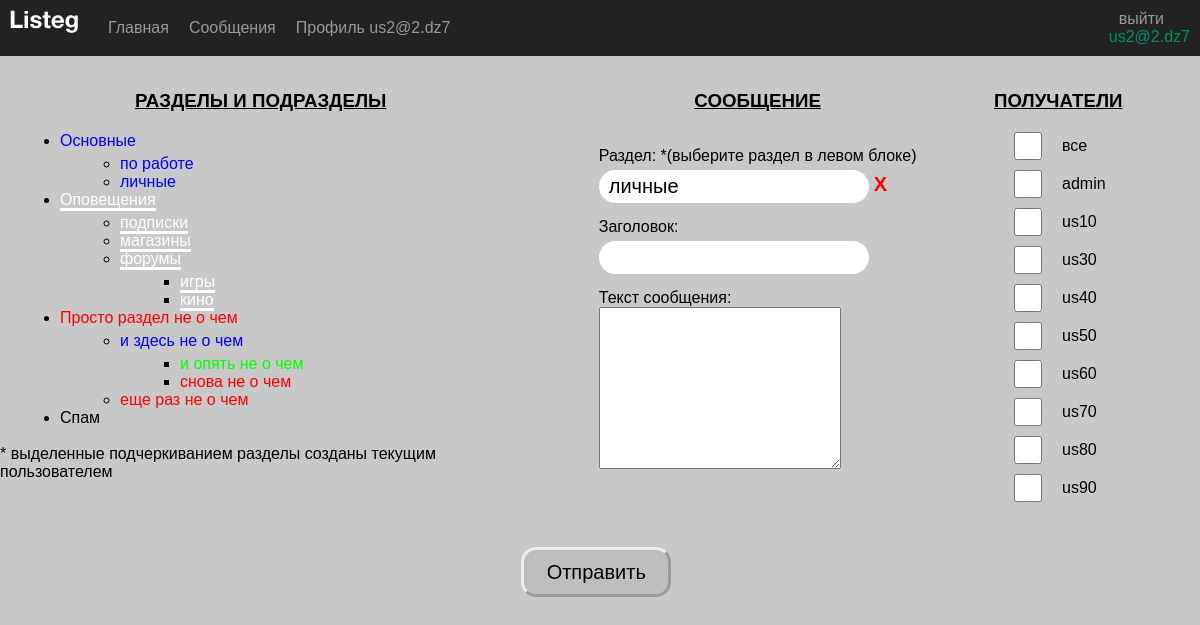
The page /route/msgOut/?parent=3&parentName=личные (signed in) on the database its author committed.
### tables this page shows
CREATE TABLE `sections` (
  `id` int(3) NOT NULL,
  `name` varchar(50) NOT NULL,
  `parent_id` int(3) DEFAULT '0',
  `user_id` int(11) NOT NULL,
  `color_id` int(3) DEFAULT NULL,
  `date_time` datetime NOT NULL DEFAULT CURRENT_TIMESTAMP
);

CREATE TABLE `users` (
  `id` int(11) NOT NULL,
  `user` varchar(255) NOT NULL,
  `email` varchar(255) NOT NULL,
  `phone` varchar(20) DEFAULT NULL,
  `password` char(60) NOT NULL,
  `flag_email_notification` tinyint(1) NOT NULL DEFAULT '0',
  `flag_active` tinyint(1) NOT NULL DEFAULT '0'
);

### helpers/pdo_query.php (called while the page is built, shortened)
<?php
function selectUsers(object $pdo): array
{
    $sql = 'SELECT
            id,
            user,
            email
            FROM `users`';
    $stmt = $pdo->prepare($sql);
    $result = $stmt->execute();
    return $stmt->fetchAll();
}
function selectSection(object $pdo): array
{
    $sql = 'SELECT
                `sections`.id AS sections_id,
                `sections`.name,
                `sections`.parent_id,
                `sections`.user_id,
                `sections`.color_id,
                `colors`.red,
                `colors`.green,
                `colors`.blue,
                `users`.email
            FROM `sections`
            LEFT OUTER JOIN `colors`
            ON `sections`.color_id = `colors`.id
            LEFT OUTER JOIN `users`
            ON `sections`.user_id = `users`.id
            ORDER BY `sections`.parent_id';
    $stmt = $pdo->prepare($sql);
    $result = $stmt->execute();
    $resDB = $stmt->fetchAll();
    $category = [];
    foreach ($resDB  as $sectDB) {
        $category[$sectDB['parent_id']][] = $sectDB;
    };
    return $category;
}

### template/tempUserSection.php (the view, shortened to what this page needs)
<div>
    <?php
    function outTree($parent_id, $level)
    {
        global $category, $linkSections;
        if (isset($category[$parent_id])) {
            echo "<ul class=\"section-list\">";
            foreach ($category[$parent_id] as $value) {
                $color = "rgb(" . $value["red"] . "," . $value["green"] . "," . $value["blue"] . ")";
                echo '<li>
                    <a href="' . $linkSections . '?parent=' . $value['sections_id'] . '&parentName=' . str_replace(" ", "%20", $value['name']) . '" style=" color:' . $color . ';
                                border-bottom: ' .
                    ($value['email'] == $_SESSION['login'] ?
                        ' 3px solid ' . $color
                        : 'none') .
                    '" >' .
                    $value['name'] .
                    '</a>
                </li>';
                $level = $level + 1;
                outTree($value["sections_id"], $level);
                $level = $level - 1;
            }
            echo "</ul>";
        }
    }
    outTree(0, 0);
    ?>
    <br>
    <p>* выделенные подчеркиванием разделы созданы текущим пользователем</p>
</div>

### template/msg/tempMsgCreate.php (shortened to what this page needs)
<?php
$users = selectUsers($pdo);
$users = array_filter(
    $users,
    function ($element) {
        return $element['id'] !== $_SESSION['user_id'];
    }
);
array_unshift($users, ['id' => -1, 'user' => 'все', 'email' => '-----']);
?>
<div class="container-msg">
    <div>
        <h3 class="page-header">РАЗДЕЛЫ И ПОДРАЗДЕЛЫ</h3>
        <?php require $_SERVER['DOCUMENT_ROOT'] . '/template/tempUserSection.php'; ?>
    </div>
    <form action="" method="POST" class="form-msg">
        <div class="container-msg">
            <div class="input-msg">
                <h3 class="page-header">СООБЩЕНИЕ</h3>
                <label class="enter-label" for="section">Раздел: <smal>*(выберите раздел в левом блоке)</smal></label>
                <div class="block-section">
                    <div class="section-name"> <?= $sectionName ?></div>
                    <a href="/route/msgOut/?clearSection=1" class="cross-clear">
                        Х
                    </a>
                </div>
                <label class="enter-label" for="msg-title">Заголовок:</label>
                <input type="text" id="msg-title" name="title" value="<?= $title ?>">
                <label class="enter-label" for="msg-text">Текст сообщения:</label>
                <textarea class="text-msg" id="msg-text" name="text"> <?= htmlspecialchars($text) ?></textarea>
            </div>
            <div class="input-msg">
                <h3 class="page-header">ПОЛУЧАТЕЛИ</h3>
                <ul class="user-list">
                    <?php
                    foreach ($users as $user) { ?>
                        <li class="user-list-element">
                            <input type="checkbox" class="check-user" name="recepient[]" value="<?= $user['id'] ?>" <?php if (in_array($user['id'], $checked)) { ?> checked <?php } ?>>
                            <span><?= $user['user'] ?></span>
                        </li>
                    <?php } ?>
                </ul>
            </div>
        </div>
        <input type="submit" name="btnSubmit" value="Отправить" class="enter-button" />
    </form>
</div>

### css/style.css (style rules this page uses)
* { margin: 0; padding: 0; font-family: Arial, Helvetica, sans-serif; }
body { background-color: #c9c8c8; }
.enter-label { margin-top: 15px; }
.enter-button { margin-top: 35px; width: 150px; height: 50px; border-radius: 15px; border-style: outset; background-color: rgb(190, 190, 190); }
.page-header { text-align: center; margin-bottom: 20px; margin-top: 20px; text-decoration: underline; }
input, select, .section-name { font-size: 20px; margin-top: 5px; padding: 5px 10px; border: none; border-radius: 20px; width: 250px; background-color: #fff; }
.section-list { margin-left: 5vw; margin-top: 5px; padding: 0; }
.section-list li a { text-decoration: none; }
.block-section { display: flex; flex-direction: row; flex-wrap: nowrap; align-items: center; }
.cross-clear { display: block; margin-left: 5px; font-weight: bold; font-size: 20px; text-decoration: none; color: red; }
.container-msg { display: flex; flex-direction: row; flex-wrap: nowrap; justify-content: space-evenly; }
.input-msg { display: flex; flex-direction: column; }
.text-msg { width: 20vw; height: 20vh; }
.check-user { margin: 0 20px 0 0; padding: 0 20px 0 0; height: 28px; width: 28px; }
.form-msg { width: 60vw; }
.user-list-element { list-style: none; padding-left: 20px; display: flex; flex-wrap: nowrap; align-items: center; margin-bottom: 10px; }

### rows shown on the page
sections: name "Основные"
sections: name "по работе"
sections: name "личные"
sections: name "Оповещения"
sections: name "подписки"
sections: name "магазины"
sections: name "форумы"
sections: name "игры"
sections: name "кино"
sections: name "Просто раздел не о чем"
sections: name "и здесь не о чем"
sections: name "и опять не о чем"
sections: name "снова не о чем"
sections: name "еще раз не о чем"
sections: name "Спам"
users: user "admin"
users: user "us10"
users: user "us30"
users: user "us40"
users: user "us50"
users: user "us60"
users: user "us70"
users: user "us80"
users: user "us90"

### other values the page prints
cutString($element['title'], 150) "Главная"
cutString($element['title'], 150) "Сообщения"
cutString($element['title'], 150) "Профиль us2@2.dz7"
$_SESSION['login'] "us2@2.dz7"
$sectionName "личные"
$user['user'] "все"
